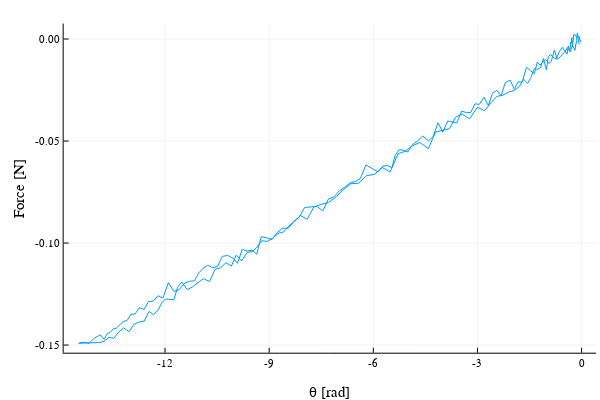

Notebook source saved alongside this figure:
### Markdown cell above
### Gögn 1, mæling á kraft og θ

### Code cell
data = CSV.read("data.csv", DataFrame)

data = data[data[!,1] .> -0.15,:]

plot(data[!,2],data[!,1], 
	xlabel = "θ [rad]", 
	ylabel = "Force [N]", 
	labels =:none)

### Figure 1 — Plotly figure (JSON) as saved in the notebook; plotly's stock layout.template omitted (floating-point values rounded to 4 significant figures; data arrays with more than 128 entries replaced by an {"elided": "..."} marker saying what was removed)
{"data": [{"colorbar": {"title": ""}, "legendgroup": "", "line": {"color": "rgba(0, 154, 250, 1.000)", "dash": "solid", "shape": "linear", "width": 1}, "mode": "lines", "name": "", "showlegend": false, "type": "scatter", "x": {"elided": "220 float values"}, "xaxis": "x", "y": {"elided": "220 float values"}, "yaxis": "y", "zmax": null, "zmin": null}], "layout": {"annotations": [], "height": 400, "legend": {"bgcolor": "rgba(255, 255, 255, 1.000)", "bordercolor": "rgba(0, 0, 0, 1.000)", "borderwidth": 1, "font": {"color": "rgba(0, 0, 0, 1.000)", "family": "sans-serif", "size": 11}, "title": {"font": {"color": "rgba(0, 0, 0, 1.000)", "family": "sans-serif", "size": 15}, "text": ""}, "tracegroupgap": 0, "traceorder": "normal", "x": 1, "xanchor": "auto", "y": 1, "yanchor": "auto"}, "margin": {"b": 20, "l": 0, "r": 0, "t": 20}, "paper_bgcolor": "rgba(255, 255, 255, 1.000)", "plot_bgcolor": "rgba(255, 255, 255, 1.000)", "showlegend": true, "width": 600, "xaxis": {"anchor": "y", "domain": [0.1061, 0.9934], "gridcolor": "rgba(0, 0, 0, 0.100)", "gridwidth": 0.5, "linecolor": "rgba(0, 0, 0, 1.000)", "mirror": false, "range": [-14.92, 0.4166], "showgrid": true, "showline": true, "showticklabels": true, "tickangle": 0, "tickcolor": "rgb(0, 0, 0)", "tickfont": {"color": "rgba(0, 0, 0, 1.000)", "family": "sans-serif", "size": 11}, "tickmode": "array", "ticks": "inside", "ticktext": ["-12", "-9", "-6", "-3", "0"], "tickvals": [-12, -9, -6, -3, 0], "title": "θ [rad]", "titlefont": {"color": "rgba(0, 0, 0, 1.000)", "family": "sans-serif", "size": 15}, "type": "-", "visible": true, "zeroline": false, "zerolinecolor": "rgba(0, 0, 0, 1.000)"}, "yaxis": {"anchor": "x", "domain": [0.07581, 0.9902], "gridcolor": "rgba(0, 0, 0, 0.100)", "gridwidth": 0.5, "linecolor": "rgba(0, 0, 0, 1.000)", "mirror": false, "range": [-0.1538, 0.007578], "showgrid": true, "showline": true, "showticklabels": true, "tickangle": 0, "tickcolor": "rgb(0, 0, 0)", "tickfont": {"color": "rgba(0, 0, 0, 1.000)", "family": "sans-serif", "size": 11}, "tickmode": "array", "ticks": "inside", "ticktext": ["-0.15", "-0.10", "-0.05", "0.00"], "tickvals": [-0.15, -0.1, -0.05, 0], "title": "Force [N]", "titlefont": {"color": "rgba(0, 0, 0, 1.000)", "family": "sans-serif", "size": 15}, "type": "-", "visible": true, "zeroline": false, "zerolinecolor": "rgba(0, 0, 0, 1.000)"}}}
